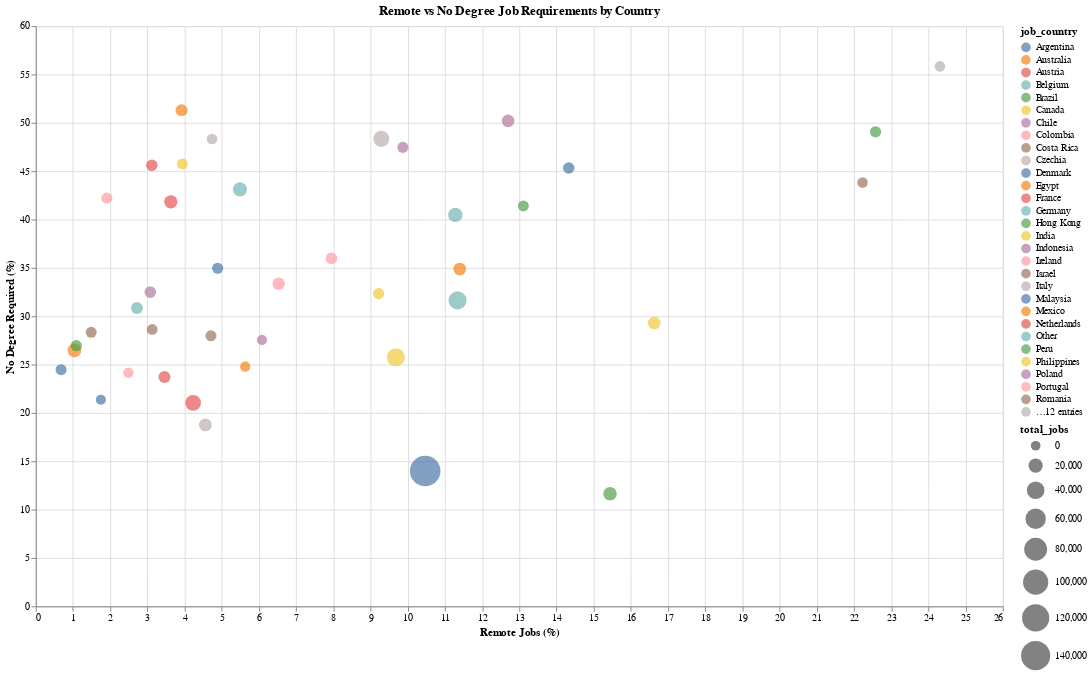

Here is the notebook cell this chart was saved with:
### Code cell
scatter_all_the_data = alt.Chart(country_stats).mark_circle(size=100).encode(
    x=alt.X('remote_percentage:Q', title='Remote Jobs (%)'),
    y=alt.Y('no_degree_percentage:Q', title='No Degree Required (%)'),
    color='job_country:N',
    size=alt.Size('total_jobs:Q', scale=alt.Scale(range=[100, 1000])),
    tooltip=['job_country', 'remote_percentage', 'no_degree_percentage', 'total_jobs']
).properties(
    title='Remote vs No Degree Job Requirements by Country',
    width=1000,
    height=600
).interactive()

scatter_all_the_data

### Figure 1 — Vega-Lite specification as saved in the notebook (floating-point values rounded to 4 significant figures)
{"config": {"view": {"continuousWidth": 300, "continuousHeight": 300}}, "data": {"name": "data-c6a1fdfdd8f09ccc5edf52f56327ba04"}, "mark": {"type": "circle", "size": 100}, "encoding": {"color": {"field": "job_country", "type": "nominal"}, "size": {"field": "total_jobs", "scale": {"range": [100, 1000]}, "type": "quantitative"}, "tooltip": [{"field": "job_country", "type": "nominal"}, {"field": "remote_percentage", "type": "quantitative"}, {"field": "no_degree_percentage", "type": "quantitative"}, {"field": "total_jobs", "type": "quantitative"}], "x": {"field": "remote_percentage", "title": "Remote Jobs (%)", "type": "quantitative"}, "y": {"field": "no_degree_percentage", "title": "No Degree Required (%)", "type": "quantitative"}}, "height": 600, "params": [{"name": "param_56", "select": {"type": "interval", "encodings": ["x", "y"]}, "bind": "scales"}], "title": "Remote vs No Degree Job Requirements by Country", "width": 1000, "$schema": "https://vega.github.io/schema/vega-lite/v5.20.1.json", "datasets": {"data-c6a1fdfdd8f09ccc5edf52f56327ba04": [{"job_country": "United States", "total_jobs": 156077, "remote_percentage": 10.47, "no_degree_percentage": 13.99}, {"job_country": "India", "total_jobs": 43534, "remote_percentage": 9.68, "no_degree_percentage": 25.75}, {"job_country": "Other", "total_jobs": 43479, "remote_percentage": 11.34, "no_degree_percentage": 31.64}, {"job_country": "United Kingdom", "total_jobs": 30399, "remote_percentage": 9.29, "no_degree_percentage": 48.34}, {"job_country": "France", "total_jobs": 29192, "remote_percentage": 4.23, "no_degree_percentage": 21.04}, {"job_country": "Spain", "total_jobs": 21129, "remote_percentage": 11.28, "no_degree_percentage": 40.48}, {"job_country": "Germany", "total_jobs": 19747, "remote_percentage": 5.49, "no_degree_percentage": 43.11}, {"job_country": "Singapore", "total_jobs": 17595, "remote_percentage": 1.04, "no_degree_percentage": 26.47}, {"job_country": "Sudan", "total_jobs": 16650, "remote_percentage": 15.44, "no_degree_percentage": 11.64}, {"job_country": "Netherlands", "total_jobs": 15390, "remote_percentage": 3.63, "no_degree_percentage": 41.83}, {"job_country": "Italy", "total_jobs": 12952, "remote_percentage": 4.56, "no_degree_percentage": 18.76}, {"job_country": "Mexico", "total_jobs": 12883, "remote_percentage": 11.4, "no_degree_percentage": 34.88}, {"job_country": "Poland", "total_jobs": 12529, "remote_percentage": 12.7, "no_degree_percentage": 50.2}, {"job_country": "Canada", "total_jobs": 12499, "remote_percentage": 16.63, "no_degree_percentage": 29.3}, {"job_country": "Portugal", "total_jobs": 11708, "remote_percentage": 6.53, "no_degree_percentage": 33.36}, {"job_country": "Australia", "total_jobs": 9825, "remote_percentage": 3.92, "no_degree_percentage": 51.3}, {"job_country": "South Africa", "total_jobs": 9476, "remote_percentage": 3.46, "no_degree_percentage": 23.72}, {"job_country": "Belgium", "total_jobs": 8781, "remote_percentage": 2.72, "no_degree_percentage": 30.85}, {"job_country": "Ireland", "total_jobs": 8026, "remote_percentage": 7.95, "no_degree_percentage": 35.98}, {"job_country": "Argentina", "total_jobs": 7304, "remote_percentage": 14.33, "no_degree_percentage": 45.33}, {"job_country": "Switzerland", "total_jobs": 7261, "remote_percentage": 3.08, "no_degree_percentage": 32.49}, {"job_country": "Austria", "total_jobs": 7073, "remote_percentage": 3.12, "no_degree_percentage": 45.6}, {"job_country": "Chile", "total_jobs": 6089, "remote_percentage": 9.87, "no_degree_percentage": 47.46}, {"job_country": "Hong Kong", "total_jobs": 6064, "remote_percentage": 1.09, "no_degree_percentage": 26.95}, {"job_country": "Colombia", "total_jobs": 5979, "remote_percentage": 1.91, "no_degree_percentage": 42.21}, {"job_country": "Brazil", "total_jobs": 5940, "remote_percentage": 22.58, "no_degree_percentage": 49.07}, {"job_country": "Philippines", "total_jobs": 5813, "remote_percentage": 9.22, "no_degree_percentage": 32.34}, {"job_country": "Denmark", "total_jobs": 5666, "remote_percentage": 4.89, "no_degree_percentage": 34.96}, {"job_country": "Costa Rica", "total_jobs": 5374, "remote_percentage": 4.71, "no_degree_percentage": 27.97}, {"job_country": "Malaysia", "total_jobs": 5173, "remote_percentage": 0.68, "no_degree_percentage": 24.47}, {"job_country": "Sweden", "total_jobs": 5158, "remote_percentage": 3.94, "no_degree_percentage": 45.75}, {"job_country": "United Arab Emirates", "total_jobs": 5026, "remote_percentage": 1.49, "no_degree_percentage": 28.33}, {"job_country": "Peru", "total_jobs": 4860, "remote_percentage": 13.11, "no_degree_percentage": 41.4}, {"job_country": "Israel", "total_jobs": 4247, "remote_percentage": 3.13, "no_degree_percentage": 28.63}, {"job_country": "Czechia", "total_jobs": 3653, "remote_percentage": 4.74, "no_degree_percentage": 48.32}, {"job_country": "Russia", "total_jobs": 3533, "remote_percentage": 24.31, "no_degree_percentage": 55.84}, {"job_country": "Romania", "total_jobs": 3145, "remote_percentage": 22.23, "no_degree_percentage": 43.82}, {"job_country": "Thailand", "total_jobs": 2453, "remote_percentage": 2.49, "no_degree_percentage": 24.17}, {"job_country": "Egypt", "total_jobs": 2062, "remote_percentage": 5.63, "no_degree_percentage": 24.78}, {"job_country": "Indonesia", "total_jobs": 2040, "remote_percentage": 6.08, "no_degree_percentage": 27.55}, {"job_country": "Saudi Arabia", "total_jobs": 1938, "remote_percentage": 1.75, "no_degree_percentage": 21.36}]}}
